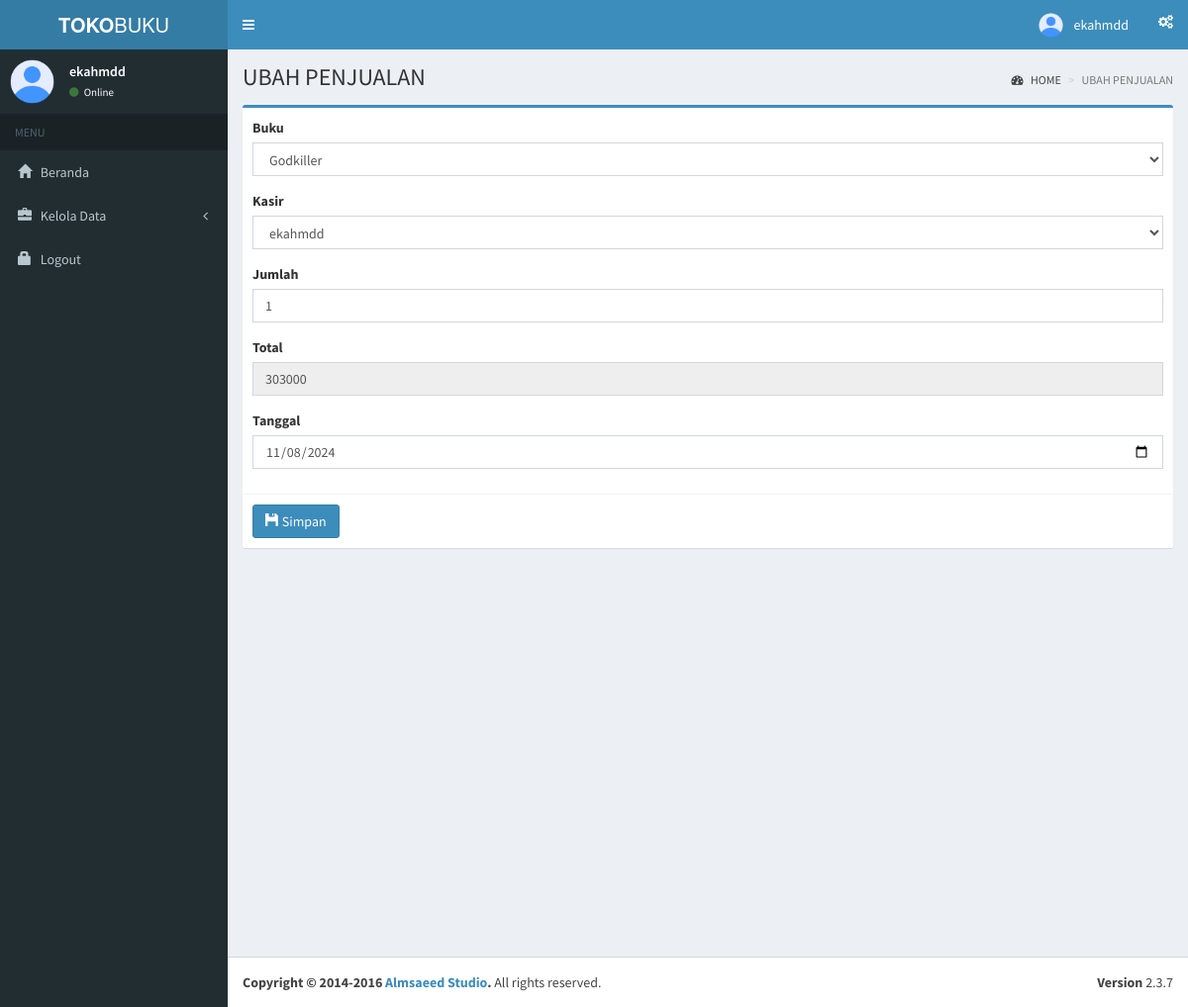
Page /index.php?page=ubah_penjualan&id=57 (signed in) on the committed database.
### tables this page shows
CREATE TABLE `penjualan` (
  `id_penjualan` int(11) NOT NULL AUTO_INCREMENT,
  `id_buku` int(11) DEFAULT NULL,
  `id_kasir` int(100) DEFAULT NULL,
  `jumlah` int(11) DEFAULT NULL,
  `total` varchar(100) DEFAULT NULL,
  `tanggal` date DEFAULT NULL,
  PRIMARY KEY (`id_penjualan`),
  KEY `id_kasir` (`id_kasir`)
);

### pages/penjualan/edit_penjualan.php (the view, shortened to what this page needs)
<?php
include('../toko-buku/conf/conn.php');
$id = $_GET['id'];
$query = "SELECT * FROM penjualan WHERE id_penjualan = $id LIMIT 1";
$result = mysqli_query($koneksi, $query);
$row = mysqli_fetch_array($result);
?>
<div class="content-wrapper">
  <section class="content-header">
    <h1>
      UBAH PENJUALAN
    </h1>
    <ol class="breadcrumb">
      <li><a href="index.php"><i class="fa fa-dashboard"></i> HOME</a></li>
      <li class="active">UBAH PENJUALAN</li>
    </ol>
  </section>
  <section class="content">
    <div class="row">
      <div class="col-md-12">
        <div class="box box-primary">
          <form role="form" method="post" action="pages/penjualan/update_penjualan_proses.php">
            <div class="box-body">
              <div class="form-group">
                <label for="buku">Buku</label>
                <select class="form-control" id="buku" name="buku" onchange="updateHargaJual()">
                  <?php
                  $queryBuku = mysqli_query($koneksi, "SELECT id_buku, judul, harga_jual FROM buku");
                  while ($bukuRow = mysqli_fetch_assoc($queryBuku)) {
                    $selected = ($bukuRow['id_buku'] == $row['id_buku']) ? "selected" : "";
                    echo "<option value='" . $bukuRow['id_buku'] . "' data-harga='" . $bukuRow['harga_jual'] . "' $selected>" . $bukuRow['judul'] . "</option>";
                  }
                  ?>
                </select>
              </div>
              <div class="form-group">
                <label for="kasir">Kasir</label>
                <select class="form-control" id="kasir" name="kasir">
                  <?php
                  $queryKasir = mysqli_query($koneksi, "SELECT id_kasir, nama FROM kasir");
                  while ($kasirRow = mysqli_fetch_assoc($queryKasir)) {
                    $selected = ($kasirRow['id_kasir'] == $row['id_kasir']) ? "selected" : "";
                    echo "<option value='" . $kasirRow['id_kasir'] . "' $selected>" . $kasirRow['nama'] . "</option>";
                  }
                  ?>
                </select>
              </div>
              <div class="form-group">
                <label>Jumlah</label>
                <input type="number" name="jumlah" class="form-control" placeholder="Jumlah" value="<?php echo $row['jumlah']; ?>" required id="jumlah" oninput="updateTotal()">
              </div>
              <div class="form-group">
                <label>Total</label>
                <input type="text" name="total" class="form-control" placeholder="Total" value="<?php echo $row['total']; ?>" required id="total" readonly>
              </div>
              <div class="form-group">
                <label>Tanggal</label>
                <input type="date" name="tanggal" class="form-control" placeholder="Tanggal" value="<?php echo $row['tanggal']; ?>" required>
              </div>
            </div>
            <div class="box-footer">
              <button type="submit" class="btn btn-primary" title="Simpan Data"> <i class="glyphicon glyphicon-floppy-disk"></i> Simpan</button>
            </div>
          </form>
        </div>
      </div>
    </div>
  </section>
</div>

### rows in the picture
penjualan: jumlah "1", total "303000", tanggal "11/08/2024"

### other values in the picture
$username "ekahmdd"
form field buku "Godkiller"
form field kasir "ekahmdd"
